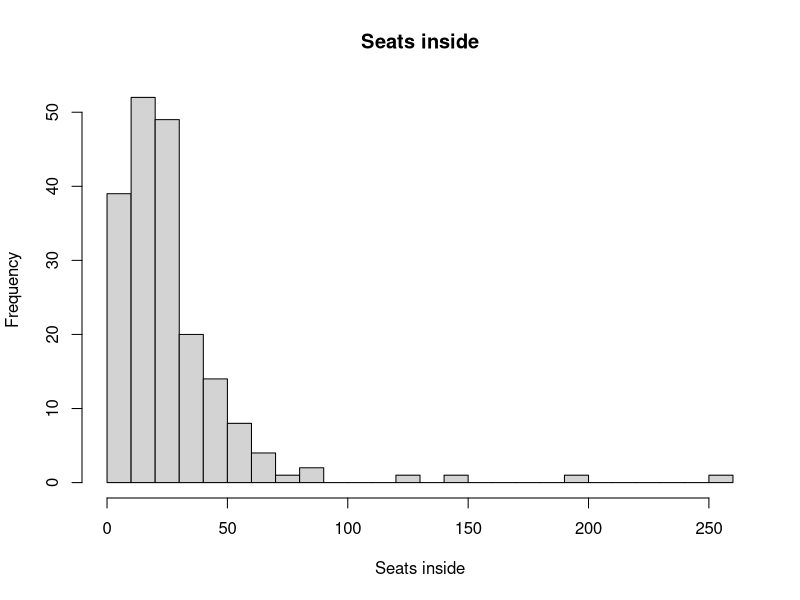
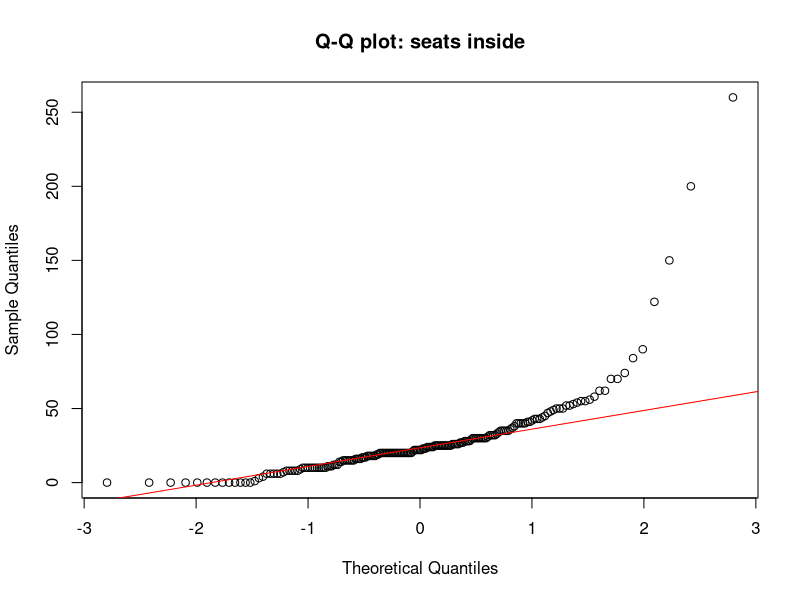
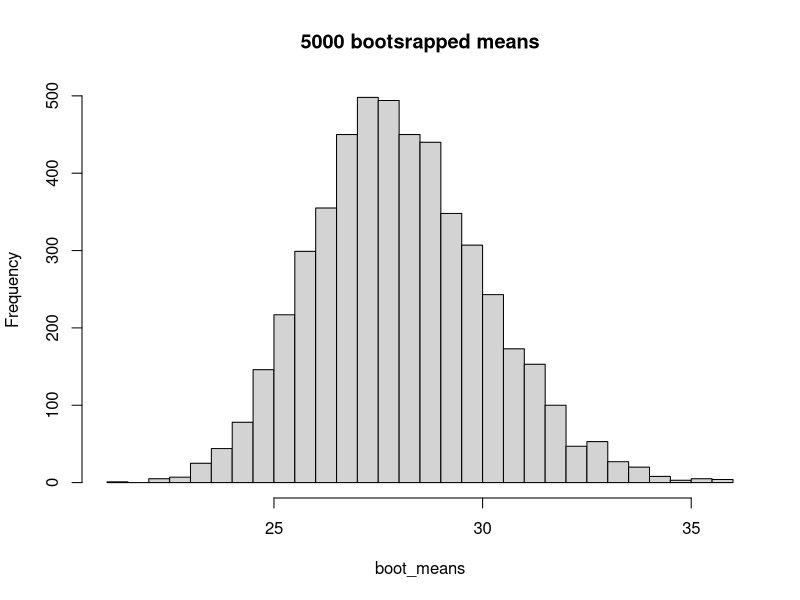

Generate these figures, in order, with R:


df <- read.csv("analysis/dataset.csv")

hist(df$seats_inside, breaks =30, main= "Seats inside", xlab = "Seats inside")
# cafes with or without seat count
sum(!is.na(df$seats_inside))
sum(is.na(df$seats_inside))

#average and middle

mean(df$seats_inside, na.rm = TRUE)
median(df$seats_inside, na.rm = TRUE)

sd(df$seats_inside, na.rm = TRUE)

x <- na.omit(df$seats_inside)

mean((x - mean(x))^3) / sd(x)^3

#-------     

qqnorm(x, main= "Q-Q plot: seats inside")

qqline(x, col="red")

#----
length(x)

set.seed(2026)

boot_means <- replicate(5000, mean(sample(x, replace = TRUE)))
hist(boot_means, breaks = 40, main = "5000 bootsrapped means")

mean((boot_means - mean(boot_means))^3) / sd(boot_means)^3


#checks 

check <- function(x) {
  # WHAT: drop missing values.  HOW: na.omit().
  x <- na.omit(x)
  # WHAT: skewness of the data itself.  HOW: the same formula as before.
  skew <- mean((x - mean(x))^3) / sd(x)^3
  # WHAT: the bootstrap of the mean.  HOW: set.seed + replicate, as before.
  set.seed(2026)
  boot_means <- replicate(5000, mean(sample(x, replace = TRUE)))
  # WHAT: skewness of the 5,000 averages.  HOW: same formula.
  boot_skew <- mean((boot_means - mean(boot_means))^3) / sd(boot_means)^3
  # WHAT: rule 1: normal if |skewness| < 1.  HOW: abs() drops the minus sign.
  normal <- abs(skew) < 1
  # WHAT: rule 2: CLT applies if 30+ cafes AND the averages look normal.
  # HOW:  '&' = AND.
  clt <- length(x) >= 30 & abs(boot_skew) < 0.5
  # WHAT: the verdict: parametric if rule 1 OR rule 2 holds.
  # HOW:  '|' = OR; ifelse() picks the word.
  verdict <- ifelse(normal | clt, "Parametric", "Non-parametric")
  # WHAT: returns one row of results.  HOW: data.frame(); round() to 2 decimals.
  data.frame(n = length(x), skew = round(skew, 2), normal, clt, verdict)
}

# WHAT: test the function on A1 (should say Parametric, n = 193).
# HOW:  call it with the seats-inside column.
check(df$seats_inside)
#---

# ---- Step 6: The decision table ----

# WHAT: runs check() on every variable and group the questions compare,
#       and stacks the results into one table, one row per group.
# HOW:  each check(...) returns one row; cbind() adds a label column in front;
#       rbind() stacks all rows on top of each other.
#       df$has_outdoor %in% TRUE picks only cafes WITH a terrace (and skips NA);
#       %in% FALSE picks the cafes without one.
D <- rbind(
  cbind(group = "A1: seats inside, all cafes",
        check(df$seats_inside)),
  cbind(group = "A2: seats inside, WITH terrace",
        check(df$seats_inside[df$has_outdoor %in% TRUE])),
  cbind(group = "A2: seats inside, WITHOUT terrace",
        check(df$seats_inside[df$has_outdoor %in% FALSE])),
  cbind(group = "A3: inside minus outside",
        check(df$seats_inside - df$seats_outside)),
  cbind(group = "A4: seats outside, Prague 1",
        check(df$seats_outside[df$district_A4 %in% "Prague 1"])),
  cbind(group = "A4: seats outside, Prague 2",
        check(df$seats_outside[df$district_A4 %in% "Prague 2"])),
  cbind(group = "A4: seats outside, Prague 3",
        check(df$seats_outside[df$district_A4 %in% "Prague 3"])),
  cbind(group = "A4: seats outside, Prague 5",
        check(df$seats_outside[df$district_A4 %in% "Prague 5"])),
  cbind(group = "A4: seats outside, Prague 7",
        check(df$seats_outside[df$district_A4 %in% "Prague 7"])),
  cbind(group = "A4: seats outside, Prague 8",
        check(df$seats_outside[df$district_A4 %in% "Prague 8"]))
)

# WHAT: shows the decision table.
# HOW:  typing the name of an object prints it.
D
